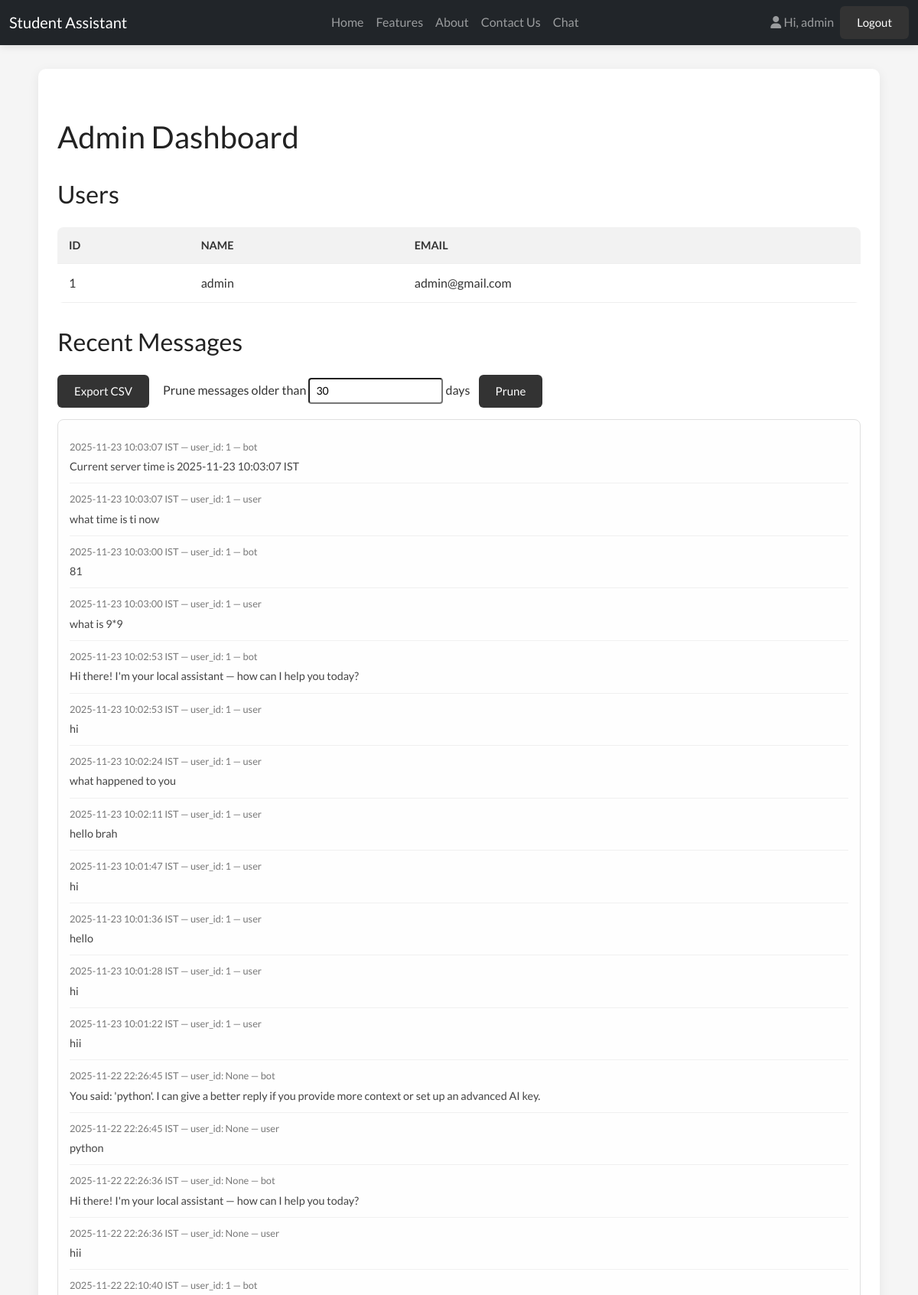
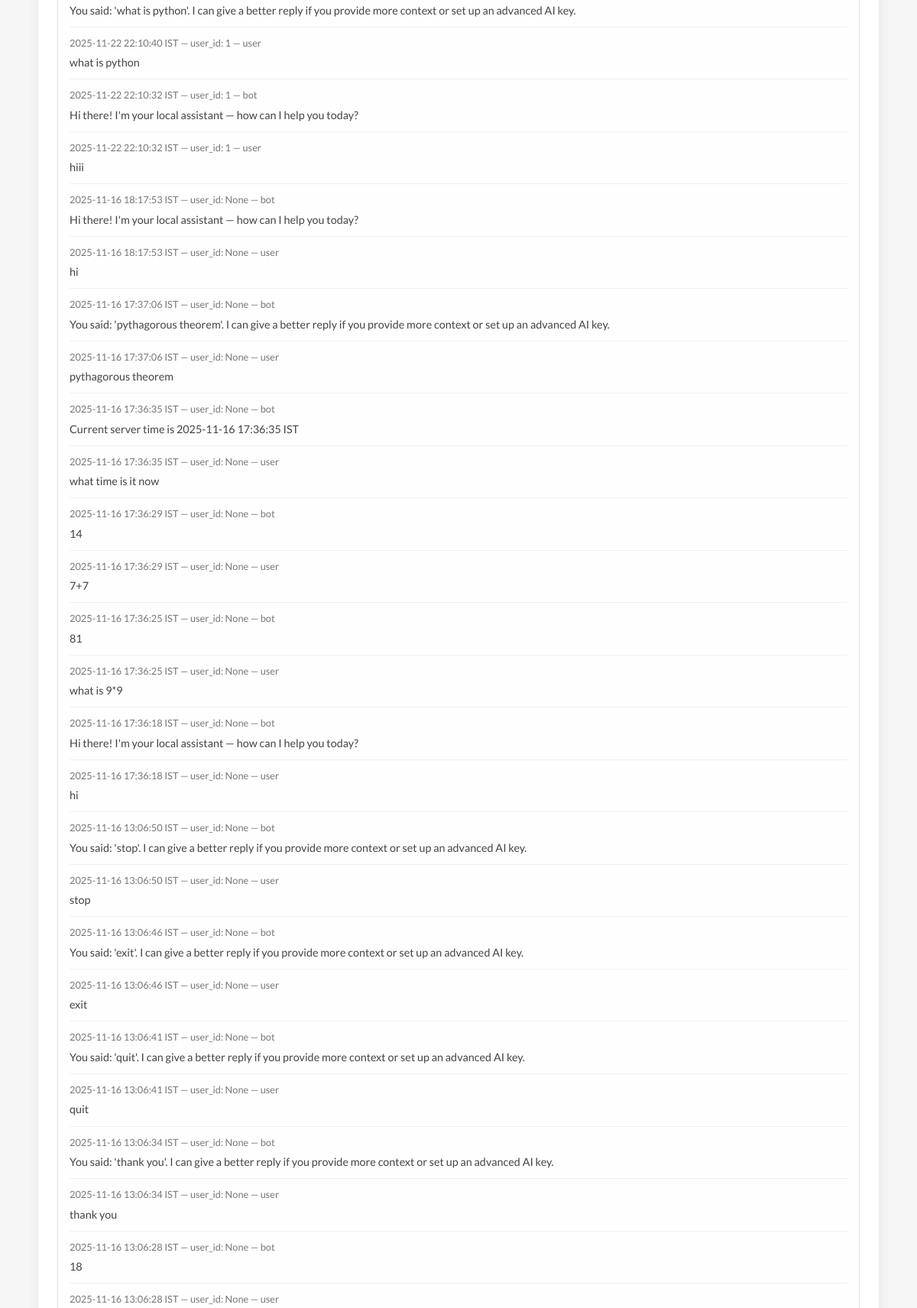
The page /admin (signed in, upper part) on the database its author committed (2 pictures, top to bottom).
### tables this page shows
CREATE TABLE users (
                id INTEGER PRIMARY KEY AUTOINCREMENT,
                name TEXT NOT NULL,
                email TEXT UNIQUE NOT NULL,
                password TEXT NOT NULL
            );

CREATE TABLE messages (
            id INTEGER PRIMARY KEY AUTOINCREMENT,
            user_id INTEGER,
            role TEXT NOT NULL,
            content TEXT NOT NULL,
            created_at TEXT NOT NULL,
            FOREIGN KEY(user_id) REFERENCES users(id)
        );

### student_assistant-updated/app.py (the view)
@app.route('/admin')
@admin_required
def admin():
    users = []
    msgs = []
    try:
        conn = get_conn()
        c = conn.cursor()
        c.execute('SELECT id, name, email FROM users ORDER BY id DESC')
        users = [{'id': r[0], 'name': r[1], 'email': r[2]} for r in c.fetchall()]
        c.execute('SELECT id, user_id, role, content, created_at FROM messages ORDER BY id DESC LIMIT 200')
        msgs = []
        for r in c.fetchall():
            created = r[4]
            created_display = utc_to_ist(created) if created else ''
            msgs.append({'id': r[0], 'user_id': r[1], 'role': r[2], 'content': r[3], 'created_at': created_display})
        conn.close()
    except Exception as e:
        logger.error('Admin dashboard load failed: %s', e)
    return render_template('admin.html', users=users, messages=msgs)

### student_assistant-updated/app.py (called while the page is built)
@app.after_request
def set_security_headers(response):
    response.headers['X-Content-Type-Options'] = 'nosniff'
    response.headers['X-Frame-Options'] = 'DENY'
    response.headers['Referrer-Policy'] = 'no-referrer-when-downgrade'
    return response

def utc_to_ist(iso_str: str) -> str:
    try:
        dt = datetime.fromisoformat(iso_str)
        if dt.tzinfo is None:
            dt = dt.replace(tzinfo=timezone.utc)
        ist = dt.astimezone(IST)
        return ist.strftime('%Y-%m-%d %H:%M:%S %Z')
    except Exception:
        return iso_str

def get_conn():
    return sqlite3.connect(DB_PATH)

def admin_required(fn):
    from functools import wraps
    @wraps(fn)
    def wrapper(*args, **kwargs):
        if not session.get('is_admin'):
            flash('Admin access required.', 'error')
            return redirect('/admin/login')
        return fn(*args, **kwargs)
    return wrapper

### student_assistant-updated/templates/admin.html (shortened to what this page needs)
{% extends "base.html" %}
{% block content %}
<main class="admin-dashboard-main">
  <h1>Admin Dashboard</h1>
  <section class="admin-section">
    <h2>Users</h2>
    <table class="admin-table">
      <thead>
        <tr><th>ID</th><th>Name</th><th>Email</th></tr>
      </thead>
      <tbody>
        {% for u in users %}
        <tr><td>{{ u.id }}</td><td>{{ u.name }}</td><td>{{ u.email }}</td></tr>
        {% endfor %}
      </tbody>
    </table>
  </section>
  <section class="admin-section">
    <h2>Recent Messages</h2>
    <a class="btn btn-primary" href="/admin/export">Export CSV</a>
    <form method="POST" action="/admin/prune" class="admin-prune-form">
      <label>Prune messages older than <input type="number" name="days" value="30" class="form-control-sm"> days</label>
      <button class="btn btn-primary btn-sm" type="submit">Prune</button>
    </form>
    <div class="admin-messages-list">
      {% for m in messages %}
        <div class="admin-message-item">
          <div class="admin-message-meta">{{ m.created_at }} — user_id: {{ m.user_id }} — {{ m.role }}</div>
          <div class="admin-message-content">{{ m.content }}</div>
        </div>
      {% endfor %}
    </div>
  </section>
</main>
{% endblock %}

### student_assistant-updated/templates/base.html (shortened to what this page needs)
<!DOCTYPE html>
<html lang="en">
<head>
  <link href="https://cdn.jsdelivr.net/npm/bootstrap@5.3.3/dist/css/bootstrap.min.css" rel="stylesheet">
  <link rel="stylesheet" href="{{ url_for('static', filename='custom-bootstrap.css') }}">
  <link rel="stylesheet" href="{{ url_for('static', filename='style.css') }}">
  <link rel="stylesheet" href="https://cdnjs.cloudflare.com/ajax/libs/font-awesome/6.5.1/css/all.min.css">
</head>
<body>
<nav class="navbar navbar-expand-lg navbar-dark bg-dark fixed-top">
  <div class="container-fluid">
    <a class="navbar-brand" href="/">Student Assistant</a>
    <div class="collapse navbar-collapse" id="navbarNav">
      <ul class="navbar-nav mx-auto mb-2 mb-lg-0">
        <li class="nav-item">
          <a class="nav-link" href="/">Home</a>
        </li>
        <li class="nav-item">
          <a class="nav-link" href="/features">Features</a>
        </li>
        <li class="nav-item">
          <a class="nav-link" href="/about">About</a>
        </li>
        <li class="nav-item">
          <a class="nav-link" href="/contact">Contact Us</a>
        </li>
        <li class="nav-item">
          <a class="nav-link" href="/chat">Chat</a>
        </li>
      </ul>
      <div class="d-flex">
        {% if session.get('user') %}
          <span class="navbar-text me-2"><i class="fa-solid fa-user"></i> Hi, {{ session['user'] }}</span>
          <a href="/logout" class="btn btn-outline-light">Logout</a>
        {% else %}
          <a href="/signin" class="btn btn-outline-light">Sign in</a>
        {% endif %}
      </div>
    </div>
  </div>
</nav>
<div class="container mt-4 pb-5">
  {% block content %}{% endblock %}
</div>
</body>
</html>

### student_assistant-updated/static/style.css (style rules this page uses)
* { margin: 0; padding: 0; box-sizing: border-box; font-family: 'Lato', sans-serif; }
body { background: #f5f5f5; font-family: 'Lato', sans-serif; color: #333; line-height: 1.6; padding-top: 60px; }
.container.mt-4.pb-5 { margin-top: 0px; padding-top: 0; padding-bottom: 70px; }
h1, h2, h3, h4, h5, h6 { color: #222; margin-bottom: 0.75em; margin-top: 1em; }
.navbar-text { margin-right: 1rem; }
.fixed-top { backdrop-filter: blur(8px); background-color: rgba(33, 37, 41, 0.8); box-shadow: 0 2px 10px rgba(0,0,0,0.1); }
.btn { padding: 10px 22px; background: #333; color: #fff; border: none; border-radius: 6px; cursor: pointer; text-decoration: none; font-size: 15px; transition: all 0.2s ease; }
.admin-dashboard-main { max-width: 1100px; margin: 30px auto; padding: 25px; background: #ffffff; border-radius: 10px; box-shadow: 0 4px 15px rgba(0,0,0,0.07); }
.admin-section { margin-bottom: 30px; }
.admin-table { width: 100%; border-collapse: separate; border-spacing: 0; margin-top: 15px; border-radius: 8px; overflow: hidden; }
.admin-table th, .admin-table td { padding: 12px 15px; text-align: left; border-bottom: 1px solid #eee; }
.admin-table th { background-color: #f2f2f2; font-weight: bold; color: #333; text-transform: uppercase; font-size: 0.9em; }
.admin-prune-form { display: inline-block; margin-left: 15px; }
.admin-prune-form label { margin-right: 8px; }
.admin-prune-form .form-control-sm { display: inline-block; width: auto; }
.admin-messages-list { margin-top: 15px; border: 1px solid #e0e0e0; padding: 15px; border-radius: 8px; background: #fefefe; }
.admin-message-item { padding: 10px 0; border-bottom: 1px solid #f0f0f0; }
.admin-message-meta { font-size: 0.8em; color: #777; margin-bottom: 4px; }
.admin-message-content { font-size: 0.9em; color: #444; }

### rows shown on the page
users: user "admin", id "1", name "admin", email "admin@gmail.com"
messages: created_at "2025-11-23 10:03:07 IST", user_id "1", role "bot", content "Current server time is 2025-11-23 10:03:07 IST"
messages: created_at "2025-11-23 10:03:07 IST", user_id "1", role "user", content "what time is ti now"
messages: created_at "2025-11-23 10:03:00 IST", user_id "1", role "bot", content "81"
messages: created_at "2025-11-23 10:03:00 IST", user_id "1", role "user", content "what is 9*9"
messages: created_at "2025-11-23 10:02:53 IST", user_id "1", role "bot", content "Hi there! I'm your local assistant — how can I help you today?"
messages: created_at "2025-11-23 10:02:53 IST", user_id "1", role "user", content "hi"
messages: created_at "2025-11-23 10:02:24 IST", user_id "1", role "user", content "what happened to you"
messages: created_at "2025-11-23 10:02:11 IST", user_id "1", role "user", content "hello brah"
messages: created_at "2025-11-23 10:01:47 IST", user_id "1", role "user", content "hi"
messages: created_at "2025-11-23 10:01:36 IST", user_id "1", role "user", content "hello"
messages: created_at "2025-11-23 10:01:28 IST", user_id "1", role "user", content "hi"
messages: created_at "2025-11-23 10:01:22 IST", user_id "1", role "user", content "hii"
messages: created_at "2025-11-22 22:26:45 IST", user_id "None", role "bot", content "You said: 'python'. I can give a better reply if you provide more context or set up an advanced AI key."
messages: created_at "2025-11-22 22:26:45 IST", user_id "None", role "user", content "python"
messages: created_at "2025-11-22 22:26:36 IST", user_id "None", role "bot", content "Hi there! I'm your local assistant — how can I help you today?"
messages: created_at "2025-11-22 22:26:36 IST", user_id "None", role "user", content "hii"
messages: created_at "2025-11-22 22:10:40 IST", user_id "1", role "bot", content "You said: 'what is python'. I can give a better reply if you provide more context or set up an advanced AI key."
messages: created_at "2025-11-22 22:10:40 IST", user_id "1", role "user", content "what is python"
messages: created_at "2025-11-22 22:10:32 IST", user_id "1", role "bot", content "Hi there! I'm your local assistant — how can I help you today?"
messages: created_at "2025-11-22 22:10:32 IST", user_id "1", role "user", content "hiii"
messages: created_at "2025-11-16 18:17:53 IST", user_id "None", role "bot", content "Hi there! I'm your local assistant — how can I help you today?"
messages: created_at "2025-11-16 18:17:53 IST", user_id "None", role "user", content "hi"
messages: created_at "2025-11-16 17:37:06 IST", user_id "None", role "bot", content "You said: 'pythagorous theorem'. I can give a better reply if you provide more context or set up an advanced AI key."
messages: created_at "2025-11-16 17:37:06 IST", user_id "None", role "user", content "pythagorous theorem"
messages: created_at "2025-11-16 17:36:35 IST", user_id "None", role "bot", content "Current server time is 2025-11-16 17:36:35 IST"
messages: created_at "2025-11-16 17:36:35 IST", user_id "None", role "user", content "what time is it now"
messages: created_at "2025-11-16 17:36:29 IST", user_id "None", role "bot", content "14"
messages: created_at "2025-11-16 17:36:29 IST", user_id "None", role "user", content "7+7"
messages: created_at "2025-11-16 17:36:25 IST", user_id "None", role "bot", content "81"
messages: created_at "2025-11-16 17:36:25 IST", user_id "None", role "user", content "what is 9*9"
messages: created_at "2025-11-16 17:36:18 IST", user_id "None", role "bot", content "Hi there! I'm your local assistant — how can I help you today?"
messages: created_at "2025-11-16 17:36:18 IST", user_id "None", role "user", content "hi"
messages: created_at "2025-11-16 13:06:50 IST", user_id "None", role "bot", content "You said: 'stop'. I can give a better reply if you provide more context or set up an advanced AI key."
messages: created_at "2025-11-16 13:06:50 IST", user_id "None", role "user", content "stop"
messages: created_at "2025-11-16 13:06:46 IST", user_id "None", role "bot", content "You said: 'exit'. I can give a better reply if you provide more context or set up an advanced AI key."
messages: created_at "2025-11-16 13:06:46 IST", user_id "None", role "user", content "exit"
messages: created_at "2025-11-16 13:06:41 IST", user_id "None", role "bot", content "You said: 'quit'. I can give a better reply if you provide more context or set up an advanced AI key."
messages: created_at "2025-11-16 13:06:41 IST", user_id "None", role "user", content "quit"
messages: created_at "2025-11-16 13:06:34 IST", user_id "None", role "bot", content "You said: 'thank you'. I can give a better reply if you provide more context or set up an advanced AI key."
messages: created_at "2025-11-16 13:06:34 IST", user_id "None", role "user", content "thank you"
messages: created_at "2025-11-16 13:06:28 IST", user_id "None", role "bot", content "18"
messages: created_at "2025-11-16 13:06:28 IST", user_id "None", role "user"
